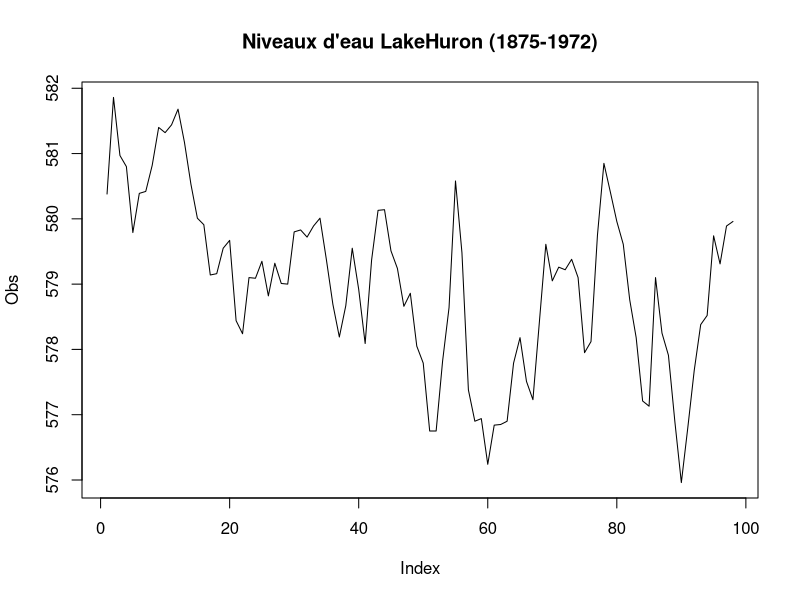
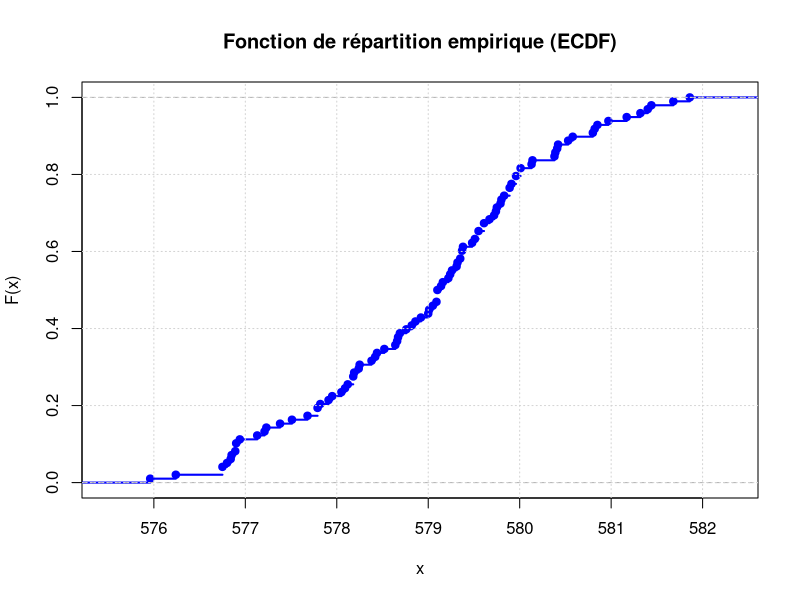
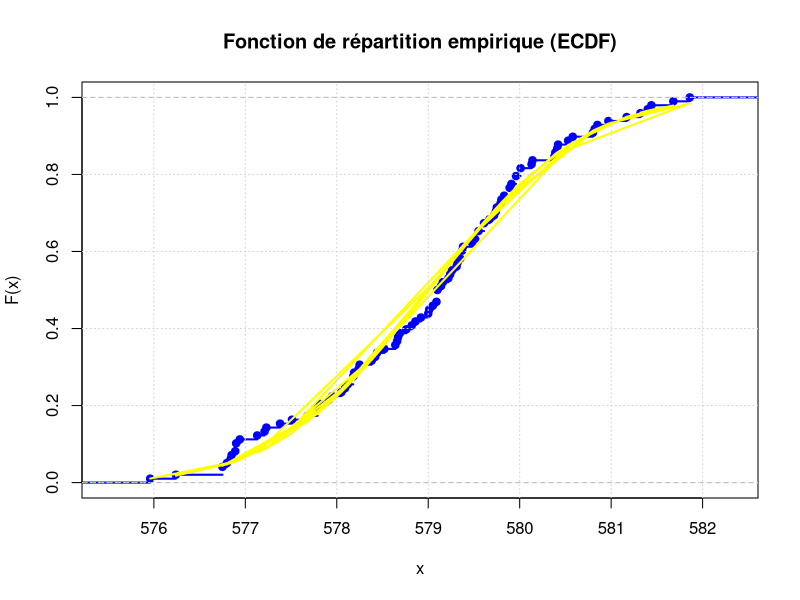
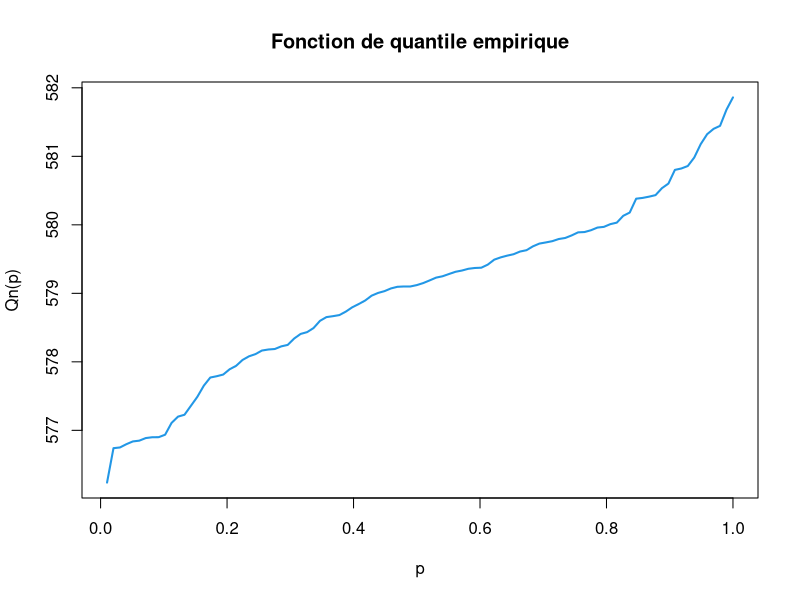
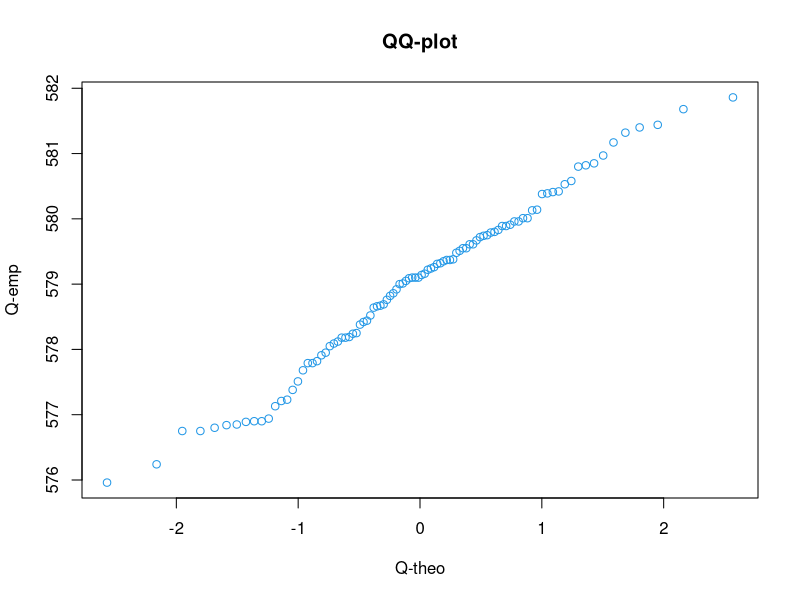
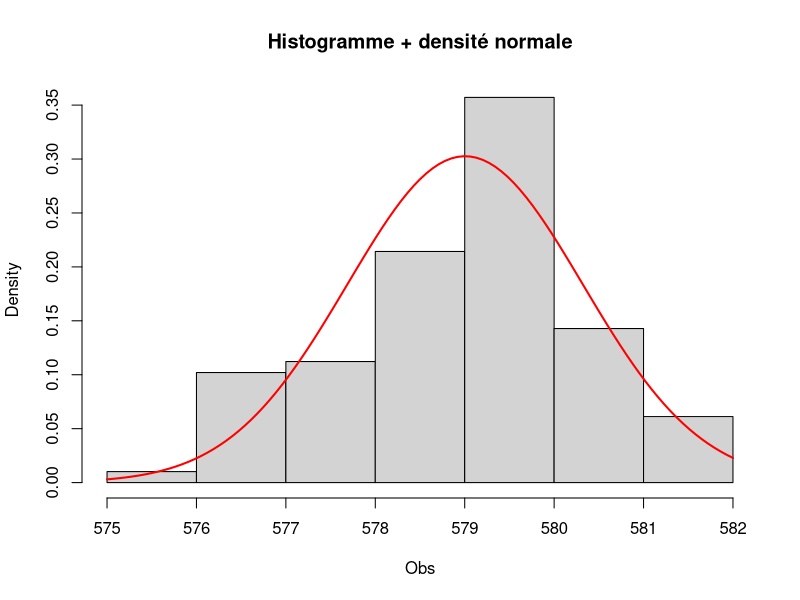
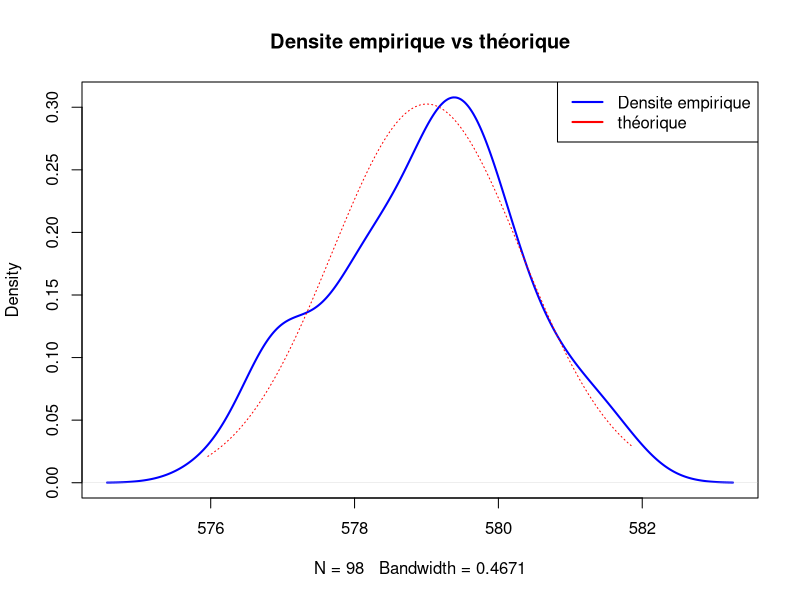
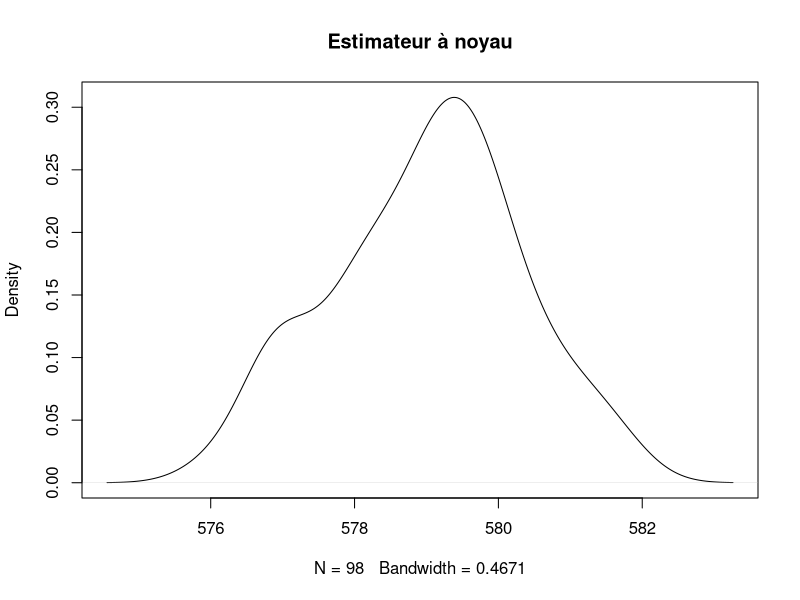

Generate these figures, in order, with R:
## ---- chunk 1
#1- Code pour l'aquisition des données

Obs=as.vector(LakeHuron)



plot(Obs, type="l", main="Niveaux d'eau LakeHuron (1875-1972)")


## ---- chunk 2
#2 Tracons la fonction empirique
Fonction_empirique <- ecdf(Obs) 
 # Tracé 
plot(Fonction_empirique, main = "Fonction de répartition empirique (ECDF)",xlab = "x", ylab = "F(x)", col = "blue", lwd = 2) 

grid()



## ---- chunk 3
#3 Ajoute la fonction de répartition de la loi normale de moyenne et d'ecart type celle de Obs


#Moyenne et ecart type

mu=mean(Obs)

ecart_type=sd(Obs)


y=pnorm(Obs,mu,ecart_type)

plot(Fonction_empirique, main = "Fonction de répartition empirique (ECDF)", 
xlab = "x", ylab = "F(x)", col = "blue", lwd = 2) 

lines(Obs,y,col ="yellow", lwd = 2) 

#FONCTION DE REPARTITION



grid()

## ---- chunk 4
#Fonction de quantile


N=length(sort(Obs))

ptx = seq(from=1/N, to=1,by=1/N) 

Qn = quantile(Obs, ptx) 

plot(ptx, Qn, type='l', xlab="p",ylab="Qn(p)", main="Fonction de quantile empirique", col=4, 
lwd= 2)

## ---- chunk 5


qqnorm(Obs, xlab="Q-theo", ylab="Q-emp", col=4, main="QQ-plot")


## ---- chunk 6
hist(Obs, prob=T,col="lightgray",main="Histogramme + densité normale")


curve(dnorm(x, mu, ecart_type), col="red", lwd=2, add=TRUE)

## ---- chunk 7
X=Obs

ptx = seq(min(X),max(X), length=100) 

densite_estimateur = density(X) 
plot(densite_estimateur, main="Densite empirique vs théorique", type='l',col="blue", lwd= 2) 

lines(ptx, dnorm(ptx, mean=mean(X), sd=sd(X)), lty=3,col="red")

legend("topright", legend=c("Densite empirique","théorique"),
       col=c("blue","red"), lwd=2)
## ---- chunk 8
dens <- density(Obs)

plot(dens, main="Estimateur à noyau")

dens_gauss <- density(Obs, kernel="gaussian")
dens_rect  <- density(Obs, kernel="rectangular")
dens_tri   <- density(Obs, kernel="triangular")

plot(dens_gauss, col="blue", lwd=2, main="Plusieurs estimateurs à noyau")

lines(dens_rect,  col="red", lwd=2)

lines(dens_tri,   col="green", lwd=2)

legend("topright", legend=c("Gaussien","Rectangulaire","Triangulaire"),
       col=c("blue","red","green"), lwd=2)

## ---- chunk 9
library(boot) 
# Données 
x <- c(51, 45, 49, 66, 53, 41, 58, 56, 60, 63, 75, 89, 73, 84, 66, 85, 73, 71, 78, 65) 
set.seed(123)
fct <- function(data, i) mean(data[i]) # Bootstrap



## ---- chunk 10
 
b1 <- boot(x, fct, R = 50)
boot.ci(b1)

## ---- chunk 11
 
b2 <- boot(x, fct, R = 200)
Intervalle_confiance2 <-boot.ci(b2)
Intervalle_confiance2
## ---- chunk 12
 
b3 <- boot(x, fct, R = 1000)
Intervalle_confiance3 <-boot.ci(b3)
Intervalle_confiance3
## ---- chunk 13
 
b4 <- boot(x, fct, R = 2000)
Intervalle_confiance4 <-boot.ci(b4)
Intervalle_confiance4
## ---- chunk 14

#1- Code pour l'aquisition des données

data2=as.vector(rivers)
Obs1=sort(data2)

## ---- chunk 15
#2 Tracons la fonction empirique
Fonction_empirique2 <- ecdf(Obs1) 
 # Tracé 
plot(Fonction_empirique2, main = "Fonction de répartition empirique (ECDF)", 
xlab = "x", ylab = "F(x)", col = "blue", lwd = 2) 

grid()
## ---- chunk 16
#2 Ajoute la fonction de répartition de la loi normale de moyenne et d'ecart type celle de Obs


#Moyenne et ecart type

mu1=mean(Obs1)
ecart_type1=sd(Obs1)


y1=pnorm(Obs1,mu1,ecart_type1)

plot(Fonction_empirique2, main = "Fonction de répartition empirique (ECDF)", xlab = "x", ylab = "F(x)", col = "blue", lwd = 2) 



#FONCTION DE REPARTITION


curve(pnorm(x,mean=mu1,sd=ecart_type1),col = "red", lwd = 2,add=TRUE)


grid()
## ---- chunk 17
Obs1=data2
#test de kolmogorov simrov
ks.test(Obs1, "pnorm", mean = mu1, sd = ecart_type1)

## ---- chunk 18
Obs1=data2
#test de shapiro
shapiro.test(Obs1)
## ---- chunk 19
avant=c(12000,13000,21500,17000,15000,22000,11000,21000)

x_apres=c(11000,20000,31000,28000,26000,30000,16000,29000)



t.test(x_apres,avant,paired="TRUE")
## ---- chunk 20
# Médiane hypothétique 

mediane_theorique <- mean(avant)

# On compte les signes 

plus <- sum(x_apres> mediane_theorique) 

moins <- sum(x_apres < mediane_theorique)  

n <- plus + moins  # On ignore les valeurs égales à la médiane 

# Test du signe unilatéral 

binom.test(plus, n = n, p = 0.5, alternative = "greater")
## ---- chunk 21
# Test de Wilcoxon-Mann-Whitney (non paramétrique) 


wilcox.test(x_apres,avant,alternative = "greater", paired = TRUE) 
